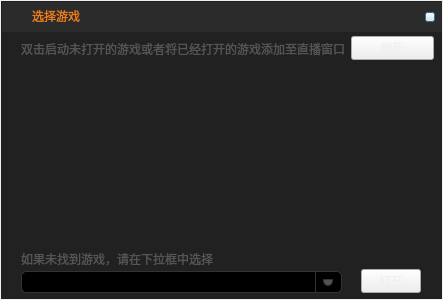
<?xml version="1.0" encoding="UTF-8"?>
<ui version="4.0">
 <class>GameSelectDialog</class>
 <widget class="QDialog" name="GameSelectDialog">
  <property name="geometry">
   <rect>
    <x>0</x>
    <y>0</y>
    <width>443</width>
    <height>300</height>
   </rect>
  </property>
  <property name="windowTitle">
   <string>GameSelectDialog</string>
  </property>
  <property name="styleSheet">
   <string notr="true">/*QRadioButton选择*/
QRadioButton
{
	color: rgb(204, 204, 204);
}

QRadioButton:checked
{
	color: rgb(254, 161, 24);
}

QRadioButton::indicator:unchecked {
	image: url(:/Radio/Resources/Radio_Normal.png);
}

QRadioButton::indicator:unchecked:Hover {
	image: url(:/Radio/Resources/Radio_Hover.png);
}

QRadioButton::indicator:unchecked:disabled {
	image: url(:/Radio/Resources/Radio_Disabled.png);
}

QRadioButton::indicator:unchecked:checked {
	image: url(:/Radio/Resources//Radio_checked.png);
}

QRadioButton::indicator:checked {
	image: url(:/Radio/Resources//RadioChecked_Normal.png);
}
QRadioButton::indicator:checked:Hover {
	image: url(:/Radio/Resources//RadioChecked_Hover.png);
}

QRadioButton::indicator:checked:disabled {
	image: url(:/Radio/Resources//RadioChecked_Disabled.png);
}

QDialog
{
	border-image: url(:/Live/Resources/HandTour_Game.png);
}</string>
  </property>
  <layout class="QGridLayout" name="gridLayout">
   <property name="margin">
    <number>1</number>
   </property>
   <property name="spacing">
    <number>0</number>
   </property>
   <item row="0" column="0">
    <widget class="QWidget" name="widget" native="true">
     <property name="styleSheet">
      <string notr="true">QWidget#widget
{
	background-color: rgb(33, 33, 33);
}

QScrollBar:vertical {
    background: #111111;
    width: 16px;
    margin: 16px 0 16px 0;
	
}

QScrollBar::handle:vertical {
    background: #555555;
    min-height: 16px;
	
}

QScrollBar::add-line:vertical {
    background: #444444;
    height: 16px;
    subcontrol-position: bottom;
    subcontrol-origin: margin;
	border-bottom-left-radius: 8px; 
	border-bottom-right-radius: 8px;
}

QScrollBar::sub-line:vertical {
    background: #444444;
    height:  16px;
    subcontrol-position: top;
    subcontrol-origin: margin;
	border-top-left-radius: 8px; 
	border-top-right-radius: 8px;
}

QScrollBar::add-page:vertical, QScrollBar::sub-page:vertical {
    background: none;
	 
}
QScrollBar:down-arrow:vertical {
    border: 1px solid #333333;
    width: 8px;
    height: 4px;
    background: #5f5f5f;
	border-bottom-left-radius: 5px; 
	border-bottom-right-radius: 5px; 
}

QScrollBar:up-arrow:vertical
{
	border: 1px solid #333333;
    width: 8px;
    height: 4px;
    background: #5f5f5f;
	border-top-left-radius: 5px; 
	border-top-right-radius: 5px; 
}

QScrollBar:up-arrow:vertical:hover
{
	background: #555555;
}

QScrollBar:down-arrow:vertical:hover
{
	background: #555555;
}</string>
     </property>
     <widget class="QWidget" name="widget_2" native="true">
      <property name="geometry">
       <rect>
        <x>1</x>
        <y>1</y>
        <width>441</width>
        <height>30</height>
       </rect>
      </property>
      <property name="styleSheet">
       <string notr="true">QWidget#widget_2
{
	
	background-color: rgb(43, 43, 43);
}
</string>
      </property>
      <widget class="QLabel" name="label">
       <property name="geometry">
        <rect>
         <x>30</x>
         <y>8</y>
         <width>54</width>
         <height>12</height>
        </rect>
       </property>
       <property name="styleSheet">
        <string notr="true">color: rgb(234, 126, 24);</string>
       </property>
       <property name="text">
        <string>选择游戏</string>
       </property>
      </widget>
      <widget class="QLabel" name="label_2">
       <property name="geometry">
        <rect>
         <x>10</x>
         <y>8</y>
         <width>15</width>
         <height>14</height>
        </rect>
       </property>
       <property name="styleSheet">
        <string notr="true">border-image: url(:/SeedUI/Resources/SeedUI/SeedUI_Game.png);</string>
       </property>
       <property name="text">
        <string/>
       </property>
      </widget>
      <widget class="QPushButton" name="Close_pushButton">
       <property name="geometry">
        <rect>
         <x>423</x>
         <y>10</y>
         <width>10</width>
         <height>10</height>
        </rect>
       </property>
       <property name="styleSheet">
        <string notr="true">QPushButton#Close_pushButton{
	
	border-image: url(:/Close/Resources/Close_Normal.png);
}
QPushButton#Close_pushButton:hover{
	
	border-image: url(:/Close/Resources/Close_Hover.png);
}
QPushButton#Close_pushButton:disabled{
	
	border-image: url(:/Close/Resources/Close_Disabled.png);
}
QPushButton#Close_pushButton:checked{
	
	border-image: url(:/Close/Resources/Close_checked.png);
}
</string>
       </property>
       <property name="text">
        <string/>
       </property>
      </widget>
     </widget>
     <widget class="QLabel" name="label_3">
      <property name="geometry">
       <rect>
        <x>20</x>
        <y>40</y>
        <width>331</width>
        <height>16</height>
       </rect>
      </property>
      <property name="styleSheet">
       <string notr="true">color: rgb(85, 85, 85);</string>
      </property>
      <property name="text">
       <string>双击启动未打开的游戏或者将已经打开的游戏添加至直播窗口</string>
      </property>
     </widget>
     <widget class="QPushButton" name="Refresh_pushButton">
      <property name="geometry">
       <rect>
        <x>350</x>
        <y>35</y>
        <width>83</width>
        <height>24</height>
       </rect>
      </property>
      <property name="styleSheet">
       <string notr="true">
QPushButton#Refresh_pushButton
{
	border-image: url(:/SeedUI/Resources/SeedUI/DownloadButton.png);
	font:  12px &quot;微软雅黑&quot;;
	color: rgb(240, 240, 240);
}

QPushButton#Refresh_pushButton:hover
{
	border-image: url(:/SeedUI/Resources/SeedUI/DownloadButton_H.png);
}

QPushButton#Refresh_pushButton:checked
{
	border-image: url(:/SeedUI/Resources/SeedUI/DownloadButton_C.png);
}

</string>
      </property>
      <property name="text">
       <string>刷新</string>
      </property>
     </widget>
     <widget class="QLabel" name="label_4">
      <property name="geometry">
       <rect>
        <x>20</x>
        <y>250</y>
        <width>331</width>
        <height>16</height>
       </rect>
      </property>
      <property name="styleSheet">
       <string notr="true">color: rgb(85, 85, 85);</string>
      </property>
      <property name="text">
       <string>如果未找到游戏，请在下拉框中选择</string>
      </property>
     </widget>
     <widget class="QComboBox" name="comboBox">
      <property name="geometry">
       <rect>
        <x>20</x>
        <y>270</y>
        <width>321</width>
        <height>22</height>
       </rect>
      </property>
      <property name="styleSheet">
       <string notr="true">/**********下拉列表**********/
QComboBox {
    background-color: black;
    border: 1px solid #333333;
    color: white;
    padding:1px 2em 1px 3px;
	font: 75 14px &quot;微软雅黑&quot;;
	border-radius:5px;
}
QComboBox:hover {
    background-color: rgb(24, 24, 24);
    border: 1px solid #333333;
    color: white;
    padding:1px 2em 1px 3px;
	font: 75 14px &quot;微软雅黑&quot;;
	border-radius:5px;
}
QComboBox::drop-down {
    subcontrol-origin: padding;
    subcontrol-position: top right;
    border-left: 1px solid #333333;
	width: 25px;
}/* 下拉按钮 */
QComboBox::drop-down:hover {
  	subcontrol-origin: padding;
    subcontrol-position: top right;
    border-left: 1px solid #333333;
	background-color: rgb(83, 83, 83);
}/* 下拉按钮 鼠标移动 */
QComboBox::down-arrow {
    border: 1px solid #333333;
    width: 8px;
    height: 5px;
    background: rgb(83, 83, 83);
	border-bottom-left-radius: 5px; 
	border-bottom-right-radius: 5px; 
}/* 下拉箭头 */
QComboBox::down-arrow:hover {
    border: 1px solid #333333;
    width: 8px;
    height: 5px;
    background: rgb(170, 170, 170);
	border-bottom-left-radius: 5px; 
	border-bottom-right-radius: 5px; 
}/* 下拉箭头 鼠标移动 */
QComboBox QAbstractItemView{
	outline:0px;/*去掉虚线*/
	color: rgb(209, 209, 209);
	font: 75 14px &quot;微软雅黑&quot;;
	background-color: rgb(43, 43, 43);
	 selection-background-color: QLinearGradient( x1: 0, y1: 0, x2: 0, y2: 1, stop: 0 #ffa02f, stop: 1 #d7801a);
}/* 下拉选择 */
QComboBox QAbstractItemView::item{height:20px;}/*下拉选择高度*/</string>
      </property>
     </widget>
     <widget class="QPushButton" name="Open_pushButton">
      <property name="geometry">
       <rect>
        <x>360</x>
        <y>268</y>
        <width>60</width>
        <height>24</height>
       </rect>
      </property>
      <property name="styleSheet">
       <string notr="true">QPushButton#Open_pushButton
{
	font:  12px &quot;微软雅黑&quot;;
	color: rgb(240, 240, 240);
	border-image: url(:/SeedUI/Resources/SeedUI/SmallButton.png);
}

QPushButton#Open_pushButton:hover
{
	border-image: url(:/SeedUI/Resources/SeedUI/SmallButton_H.png);
}

QPushButton#Open_pushButton:checked
{
	border-image: url(:/SeedUI/Resources/SeedUI/SmallButton_C.png);
}
</string>
      </property>
      <property name="text">
       <string>打开</string>
      </property>
     </widget>
     <widget class="QListWidget" name="listWidget">
      <property name="geometry">
       <rect>
        <x>20</x>
        <y>60</y>
        <width>401</width>
        <height>181</height>
       </rect>
      </property>
      <property name="styleSheet">
       <string notr="true">QListWidget
{
background-color: rgb(33, 33, 33);
border:px;
}


</string>
      </property>
     </widget>
    </widget>
   </item>
  </layout>
 </widget>
 <layoutdefault spacing="6" margin="11"/>
 <resources>
  <include location="rdzbdemo.qrc"/>
 </resources>
 <connections/>
</ui>
